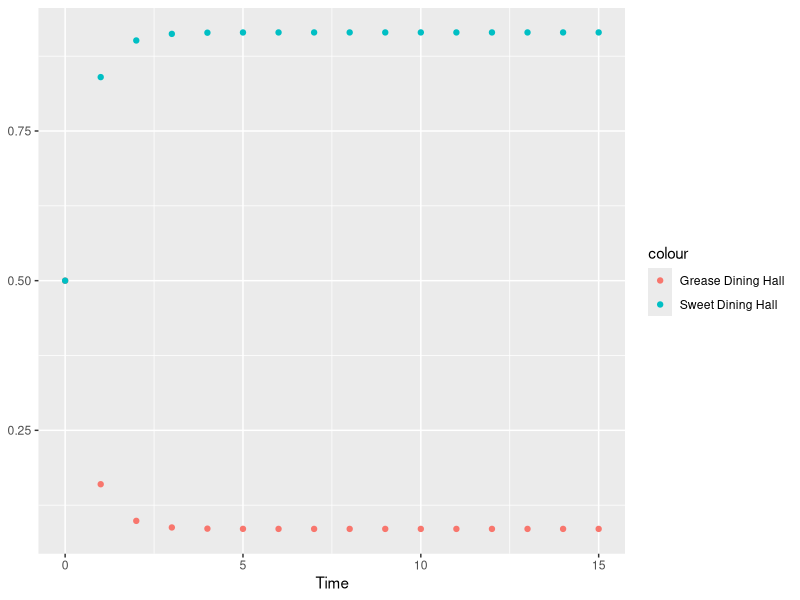
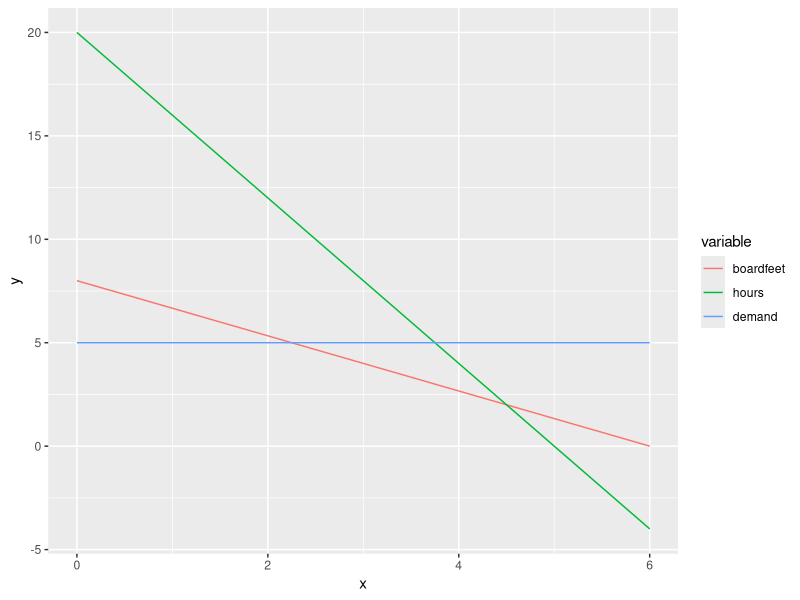

Source code (R) for these figures, in order:
## ---- chunk 1
knitr::opts_chunk$set(echo = TRUE)
## ---- chunk 2
# Probabilistic model
g_n <- function(g, s) {
  .25*g + .07*s
}

s_n <- function(g, s) {
  .75*g + .93*s
}


# Start with same probability and run 15 times
dine <- data.frame(n = 0:15, g = .5, s = .5)
for (i in 1:15){
  dine$g[i + 1] <- g_n(dine$g[i], dine$s[i])
  dine$s[i + 1] <- s_n(dine$g[i], dine$s[i])
}

knitr::kable(dine)



library(ggplot2)
ggplot(dine, aes(n)) + 
  geom_point(aes(y = g, colour = "Grease Dining Hall")) + geom_point(aes(y = s, color = "Sweet Dining Hall"))  +
  theme(axis.title.y=element_blank())  + 
  ylab("Percent of Student") + xlab ("Time")
  
## ---- chunk 3
source <- c("hay(per bale)","oats(per sack)","feeding blocks(per block)","high-protein cincentrate(per sack)","requirement per horse(per week)")  
protein <- c(0.5,1,2,6,40)
carbohydrates <- c(2,4,0.5,1,20)
roughage <- c(5,2,1,2.5,45)
cost <- c(1.80,3.5,0.4,1,0)

df <- data.frame(source = source, protein=protein, carbohydrates=carbohydrates, roughage=roughage, cost=cost)
knitr::kable(df)
## ---- chunk 4
x <- seq(0, 6, by=0.1)
df1 <- data.frame(x = x, boardfeet = (48-8*x)/6, hours = 20-4*x, demand = 5)

library(reshape2)

df1 <- melt(df1, id.vars="x", value.name="y")

ggplot(df1, aes(x=x, y=y, color=variable)) + geom_line()
## ---- chunk 5
obj_f <- function(x,y){
  10*x + 35*y
}

(is1 <- obj_f(0,5))
(is2 <- obj_f(0,8))
(is3 <- obj_f(2.2,5))
